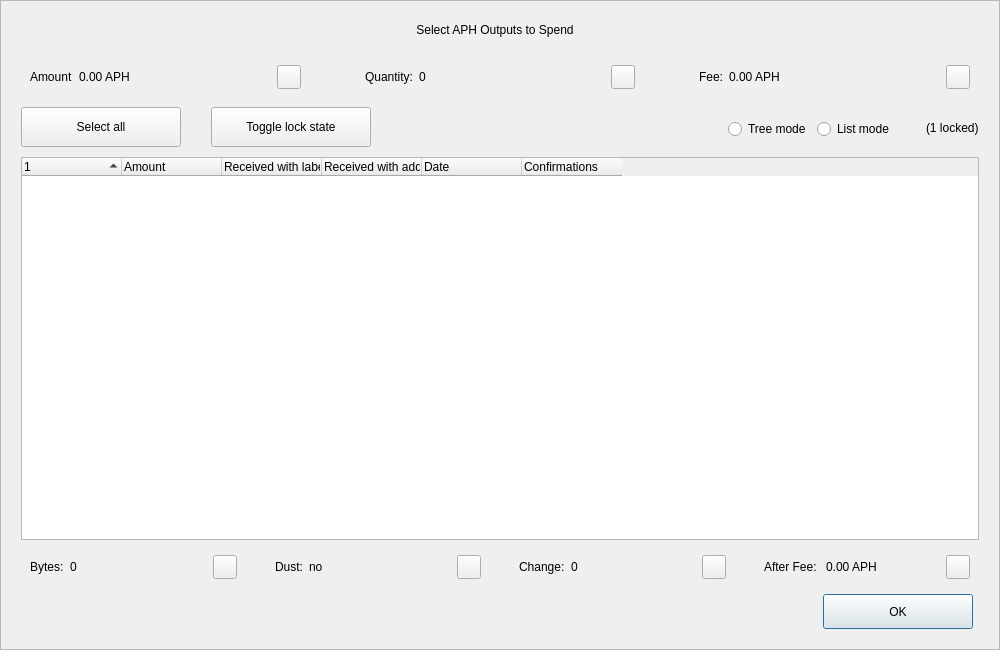
<?xml version="1.0" encoding="UTF-8"?>
<ui version="4.0">
 <class>CoinControlDialog</class>
 <widget class="QDialog" name="CoinControlDialog">
  <property name="geometry">
   <rect>
    <x>0</x>
    <y>0</y>
    <width>1000</width>
    <height>650</height>
   </rect>
  </property>
  <property name="minimumSize">
   <size>
    <width>950</width>
    <height>650</height>
   </size>
  </property>
  <property name="windowTitle">
   <string>Coin Selection</string>
  </property>
  <property name="styleSheet">
   <string notr="true"/>
  </property>
  <layout class="QVBoxLayout" name="verticalLayout">
   <property name="spacing">
    <number>0</number>
   </property>
   <property name="leftMargin">
    <number>0</number>
   </property>
   <property name="topMargin">
    <number>0</number>
   </property>
   <property name="rightMargin">
    <number>0</number>
   </property>
   <property name="bottomMargin">
    <number>0</number>
   </property>
   <item>
    <widget class="QFrame" name="frameContainer">
     <property name="toolTipDuration">
      <number>0</number>
     </property>
     <property name="frameShape">
      <enum>QFrame::StyledPanel</enum>
     </property>
     <property name="frameShadow">
      <enum>QFrame::Raised</enum>
     </property>
     <layout class="QVBoxLayout" name="verticalLayout_2">
      <property name="leftMargin">
       <number>0</number>
      </property>
      <property name="rightMargin">
       <number>0</number>
      </property>
      <property name="bottomMargin">
       <number>20</number>
      </property>
      <item>
       <layout class="QHBoxLayout" name="horizontalLayout_12">
        <property name="spacing">
         <number>0</number>
        </property>
        <property name="leftMargin">
         <number>20</number>
        </property>
        <property name="rightMargin">
         <number>30</number>
        </property>
        <item>
         <spacer name="horizontalSpacer_4">
          <property name="orientation">
           <enum>Qt::Horizontal</enum>
          </property>
          <property name="sizeHint" stdset="0">
           <size>
            <width>40</width>
            <height>20</height>
           </size>
          </property>
         </spacer>
        </item>
        <item>
         <widget class="QLabel" name="labelTitle">
          <property name="minimumSize">
           <size>
            <width>0</width>
            <height>40</height>
           </size>
          </property>
          <property name="maximumSize">
           <size>
            <width>16777215</width>
            <height>40</height>
           </size>
          </property>
          <property name="text">
           <string>Select APH Outputs to Spend</string>
          </property>
          <property name="alignment">
           <set>Qt::AlignCenter</set>
          </property>
          <property name="margin">
           <number>7</number>
          </property>
         </widget>
        </item>
        <item>
         <spacer name="horizontalSpacer_5">
          <property name="orientation">
           <enum>Qt::Horizontal</enum>
          </property>
          <property name="sizeHint" stdset="0">
           <size>
            <width>40</width>
            <height>20</height>
           </size>
          </property>
         </spacer>
        </item>
       </layout>
      </item>
      <item>
       <layout class="QHBoxLayout" name="horizontalLayout_8">
        <property name="leftMargin">
         <number>20</number>
        </property>
        <property name="rightMargin">
         <number>20</number>
        </property>
        <item>
         <widget class="QWidget" name="layoutAmount" native="true">
          <layout class="QHBoxLayout" name="horizontalLayout_9" stretch="0,1,0">
           <item>
            <widget class="QLabel" name="labelCoinControlAmountText">
             <property name="text">
              <string>Amount</string>
             </property>
            </widget>
           </item>
           <item>
            <widget class="QLabel" name="labelCoinControlAmount">
             <property name="text">
              <string>0.00 APH</string>
             </property>
            </widget>
           </item>
           <item alignment="Qt::AlignHCenter|Qt::AlignVCenter">
            <widget class="QPushButton" name="pushButtonAmount">
             <property name="minimumSize">
              <size>
               <width>0</width>
               <height>24</height>
              </size>
             </property>
             <property name="maximumSize">
              <size>
               <width>24</width>
               <height>26</height>
              </size>
             </property>
             <property name="focusPolicy">
              <enum>Qt::NoFocus</enum>
             </property>
             <property name="styleSheet">
              <string notr="true">padding-bottom:2px;
padding-right:4px;</string>
             </property>
             <property name="text">
              <string/>
             </property>
            </widget>
           </item>
          </layout>
         </widget>
        </item>
        <item>
         <spacer name="horizontalSpacer_2">
          <property name="orientation">
           <enum>Qt::Horizontal</enum>
          </property>
          <property name="sizeType">
           <enum>QSizePolicy::Fixed</enum>
          </property>
          <property name="sizeHint" stdset="0">
           <size>
            <width>40</width>
            <height>20</height>
           </size>
          </property>
         </spacer>
        </item>
        <item>
         <widget class="QWidget" name="layoutQuantity" native="true">
          <layout class="QHBoxLayout" name="horizontalLayout_10" stretch="0,1,0">
           <item>
            <widget class="QLabel" name="labelCoinControlQuantityText">
             <property name="text">
              <string>Quantity:</string>
             </property>
            </widget>
           </item>
           <item>
            <widget class="QLabel" name="labelCoinControlQuantity">
             <property name="text">
              <string>0</string>
             </property>
            </widget>
           </item>
           <item alignment="Qt::AlignHCenter|Qt::AlignVCenter">
            <widget class="QPushButton" name="pushButtonQuantity">
             <property name="minimumSize">
              <size>
               <width>0</width>
               <height>24</height>
              </size>
             </property>
             <property name="maximumSize">
              <size>
               <width>24</width>
               <height>26</height>
              </size>
             </property>
             <property name="focusPolicy">
              <enum>Qt::NoFocus</enum>
             </property>
             <property name="styleSheet">
              <string notr="true">padding-bottom:2px;
               padding-right:4px;</string>
             </property>
             <property name="text">
              <string/>
             </property>
            </widget>
           </item>
          </layout>
         </widget>
        </item>
        <item>
         <spacer name="horizontalSpacer_22">
          <property name="orientation">
           <enum>Qt::Horizontal</enum>
          </property>
          <property name="sizeType">
           <enum>QSizePolicy::Fixed</enum>
          </property>
          <property name="sizeHint" stdset="0">
           <size>
            <width>40</width>
            <height>20</height>
           </size>
          </property>
         </spacer>
        </item>
        <item>
         <widget class="QWidget" name="layoutFee" native="true">
          <layout class="QHBoxLayout" name="horizontalLayout_11" stretch="0,1,0">
           <item>
            <widget class="QLabel" name="labelCoinControlFeeText">
             <property name="text">
              <string>Fee:</string>
             </property>
            </widget>
           </item>
           <item>
            <widget class="QLabel" name="labelCoinControlFee">
             <property name="text">
              <string>0.00 APH</string>
             </property>
            </widget>
           </item>
           <item alignment="Qt::AlignHCenter|Qt::AlignVCenter">
            <widget class="QPushButton" name="pushButtonFee">
             <property name="minimumSize">
              <size>
               <width>0</width>
               <height>24</height>
              </size>
             </property>
             <property name="maximumSize">
              <size>
               <width>24</width>
               <height>26</height>
              </size>
             </property>
             <property name="focusPolicy">
              <enum>Qt::NoFocus</enum>
             </property>
             <property name="styleSheet">
              <string notr="true">padding-bottom:2px;
               padding-right:4px;</string>
             </property>
             <property name="text">
              <string/>
             </property>
            </widget>
           </item>
          </layout>
         </widget>
        </item>
       </layout>
      </item>
      <item>
       <widget class="QFrame" name="frame">
        <property name="minimumSize">
         <size>
          <width>0</width>
          <height>40</height>
         </size>
        </property>
        <property name="styleSheet">
         <string notr="true">#frame {
	border:0;
}</string>
        </property>
        <property name="frameShape">
         <enum>QFrame::StyledPanel</enum>
        </property>
        <property name="frameShadow">
         <enum>QFrame::Sunken</enum>
        </property>
        <layout class="QHBoxLayout" name="horizontalLayout">
         <property name="spacing">
          <number>0</number>
         </property>
         <property name="leftMargin">
          <number>20</number>
         </property>
         <property name="topMargin">
          <number>0</number>
         </property>
         <property name="rightMargin">
          <number>20</number>
         </property>
         <property name="bottomMargin">
          <number>0</number>
         </property>
         <item>
          <layout class="QHBoxLayout" name="horizontalLayoutPanel" stretch="0,0,0,0,0,0">
           <property name="spacing">
            <number>20</number>
           </property>
           <item>
            <widget class="QPushButton" name="pushButtonSelectAll">
             <property name="sizePolicy">
              <sizepolicy hsizetype="Maximum" vsizetype="Fixed">
               <horstretch>0</horstretch>
               <verstretch>0</verstretch>
              </sizepolicy>
             </property>
             <property name="minimumSize">
              <size>
               <width>160</width>
               <height>40</height>
              </size>
             </property>
             <property name="maximumSize">
              <size>
               <width>16777215</width>
               <height>40</height>
              </size>
             </property>
             <property name="text">
              <string>Select all</string>
             </property>
             <property name="checkable">
              <bool>true</bool>
             </property>
             <property name="checked">
              <bool>false</bool>
             </property>
             <property name="autoExclusive">
              <bool>false</bool>
             </property>
             <property name="autoDefault">
              <bool>false</bool>
             </property>
            </widget>
           </item>
           <item>
            <spacer name="horizontalSpacer_6">
             <property name="orientation">
              <enum>Qt::Horizontal</enum>
             </property>
             <property name="sizeType">
              <enum>QSizePolicy::Fixed</enum>
             </property>
             <property name="sizeHint" stdset="0">
              <size>
               <width>10</width>
               <height>20</height>
              </size>
             </property>
            </spacer>
           </item>
           <item>
            <widget class="QPushButton" name="pushButtonToggleLock">
             <property name="sizePolicy">
              <sizepolicy hsizetype="Maximum" vsizetype="Fixed">
               <horstretch>0</horstretch>
               <verstretch>0</verstretch>
              </sizepolicy>
             </property>
             <property name="minimumSize">
              <size>
               <width>160</width>
               <height>40</height>
              </size>
             </property>
             <property name="maximumSize">
              <size>
               <width>16777215</width>
               <height>40</height>
              </size>
             </property>
             <property name="text">
              <string>Toggle lock state</string>
             </property>
             <property name="checkable">
              <bool>true</bool>
             </property>
             <property name="autoExclusive">
              <bool>false</bool>
             </property>
             <property name="autoDefault">
              <bool>false</bool>
             </property>
            </widget>
           </item>
           <item>
            <spacer name="horizontalSpacer_7">
             <property name="orientation">
              <enum>Qt::Horizontal</enum>
             </property>
             <property name="sizeType">
              <enum>QSizePolicy::Expanding</enum>
             </property>
             <property name="sizeHint" stdset="0">
              <size>
               <width>30</width>
               <height>20</height>
              </size>
             </property>
            </spacer>
           </item>
           <item alignment="Qt::AlignRight">
            <widget class="QGroupBox" name="groupBox_2">
             <property name="styleSheet">
              <string notr="true">#groupBox_2 {
    background-color:transparent;
    border-radius:0;
}</string>
             </property>
             <property name="title">
              <string/>
             </property>
             <layout class="QHBoxLayout" name="horizontalLayout_14">
              <item>
               <widget class="QRadioButton" name="radioTreeMode">
                <property name="sizePolicy">
                 <sizepolicy hsizetype="Maximum" vsizetype="Fixed">
                  <horstretch>0</horstretch>
                  <verstretch>0</verstretch>
                 </sizepolicy>
                </property>
                <property name="text">
                 <string>Tree mode</string>
                </property>
               </widget>
              </item>
              <item>
               <widget class="QRadioButton" name="radioListMode">
                <property name="sizePolicy">
                 <sizepolicy hsizetype="Maximum" vsizetype="Fixed">
                  <horstretch>0</horstretch>
                  <verstretch>0</verstretch>
                 </sizepolicy>
                </property>
                <property name="text">
                 <string>List mode</string>
                </property>
                <property name="checked">
                 <bool>false</bool>
                </property>
               </widget>
              </item>
             </layout>
            </widget>
           </item>
           <item>
            <widget class="QLabel" name="labelLocked">
             <property name="text">
              <string>(1 locked)</string>
             </property>
            </widget>
           </item>
          </layout>
         </item>
        </layout>
       </widget>
      </item>
      <item>
       <layout class="QHBoxLayout" name="horizontalLayout_13">
        <property name="leftMargin">
         <number>20</number>
        </property>
        <property name="rightMargin">
         <number>20</number>
        </property>
        <item>
         <widget class="CoinControlTreeWidget" name="treeWidget">
          <property name="contextMenuPolicy">
           <enum>Qt::CustomContextMenu</enum>
          </property>
          <property name="styleSheet">
           <string notr="true"/>
          </property>
          <property name="sortingEnabled">
           <bool>false</bool>
          </property>
          <property name="columnCount">
           <number>6</number>
          </property>
          <attribute name="headerShowSortIndicator" stdset="0">
           <bool>true</bool>
          </attribute>
          <attribute name="headerStretchLastSection">
           <bool>false</bool>
          </attribute>
          <column>
           <property name="text">
            <string/>
           </property>
          </column>
          <column>
           <property name="text">
            <string>Amount</string>
           </property>
          </column>
          <column>
           <property name="text">
            <string>Received with label</string>
           </property>
          </column>
          <column>
           <property name="text">
            <string>Received with address</string>
           </property>
          </column>
          <column>
           <property name="text">
            <string>Date</string>
           </property>
          </column>
          <column>
           <property name="text">
            <string>Confirmations</string>
           </property>
           <property name="toolTip">
            <string>Confirmed</string>
           </property>
          </column>
         </widget>
        </item>
       </layout>
      </item>
      <item>
       <layout class="QHBoxLayout" name="horizontalLayout_3">
        <property name="spacing">
         <number>20</number>
        </property>
        <property name="leftMargin">
         <number>20</number>
        </property>
        <property name="rightMargin">
         <number>20</number>
        </property>
        <item>
         <widget class="QWidget" name="layoutBytes" native="true">
          <layout class="QHBoxLayout" name="horizontalLayout_4" stretch="0,1,0">
           <item>
            <widget class="QLabel" name="labelCoinControlBytesText">
             <property name="text">
              <string>Bytes:</string>
             </property>
            </widget>
           </item>
           <item>
            <widget class="QLabel" name="labelCoinControlBytes">
             <property name="text">
              <string>0</string>
             </property>
            </widget>
           </item>
           <item alignment="Qt::AlignHCenter|Qt::AlignVCenter">
            <widget class="QPushButton" name="pushButtonBytes">
             <property name="minimumSize">
              <size>
               <width>0</width>
               <height>24</height>
              </size>
             </property>
             <property name="maximumSize">
              <size>
               <width>24</width>
               <height>26</height>
              </size>
             </property>
             <property name="focusPolicy">
              <enum>Qt::NoFocus</enum>
             </property>
             <property name="styleSheet">
              <string notr="true">padding-bottom:2px;
               padding-right:4px;</string>
             </property>
             <property name="text">
              <string/>
             </property>
            </widget>
           </item>
          </layout>
         </widget>
        </item>
        <item>
         <widget class="QWidget" name="layoutDust" native="true">
          <layout class="QHBoxLayout" name="horizontalLayout_5" stretch="0,1,0">
           <item>
            <widget class="QLabel" name="labelCoinControlLowOutputText">
             <property name="text">
              <string>Dust:</string>
             </property>
            </widget>
           </item>
           <item>
            <widget class="QLabel" name="labelCoinControlLowOutput">
             <property name="text">
              <string>no</string>
             </property>
            </widget>
           </item>
           <item alignment="Qt::AlignHCenter|Qt::AlignVCenter">
            <widget class="QPushButton" name="pushButtonDust">
             <property name="minimumSize">
              <size>
               <width>0</width>
               <height>24</height>
              </size>
             </property>
             <property name="maximumSize">
              <size>
               <width>24</width>
               <height>26</height>
              </size>
             </property>
             <property name="focusPolicy">
              <enum>Qt::NoFocus</enum>
             </property>
             <property name="styleSheet">
              <string notr="true">padding-bottom:2px;
               padding-right:4px;</string>
             </property>
             <property name="text">
              <string/>
             </property>
            </widget>
           </item>
          </layout>
         </widget>
        </item>
        <item>
         <widget class="QWidget" name="layoutChange" native="true">
          <layout class="QHBoxLayout" name="horizontalLayout_6" stretch="0,1,0">
           <item>
            <widget class="QLabel" name="labelCoinControlChangeText">
             <property name="text">
              <string>Change:</string>
             </property>
            </widget>
           </item>
           <item>
            <widget class="QLabel" name="labelCoinControlChange">
             <property name="text">
              <string>0</string>
             </property>
            </widget>
           </item>
           <item alignment="Qt::AlignHCenter|Qt::AlignVCenter">
            <widget class="QPushButton" name="pushButtonChange">
             <property name="minimumSize">
              <size>
               <width>0</width>
               <height>24</height>
              </size>
             </property>
             <property name="maximumSize">
              <size>
               <width>24</width>
               <height>26</height>
              </size>
             </property>
             <property name="focusPolicy">
              <enum>Qt::NoFocus</enum>
             </property>
             <property name="styleSheet">
              <string notr="true">padding-bottom:2px;
               padding-right:4px;</string>
             </property>
             <property name="text">
              <string/>
             </property>
            </widget>
           </item>
          </layout>
         </widget>
        </item>
        <item>
         <widget class="QWidget" name="layoutAfter" native="true">
          <layout class="QHBoxLayout" name="horizontalLayout_7" stretch="0,1,0">
           <item>
            <widget class="QLabel" name="labelCoinControlAfterFeeText">
             <property name="text">
              <string>After Fee: </string>
             </property>
            </widget>
           </item>
           <item>
            <widget class="QLabel" name="labelCoinControlAfterFee">
             <property name="text">
              <string>0.00 APH</string>
             </property>
            </widget>
           </item>
           <item alignment="Qt::AlignHCenter|Qt::AlignVCenter">
            <widget class="QPushButton" name="pushButtonAlterFee">
             <property name="minimumSize">
              <size>
               <width>0</width>
               <height>24</height>
              </size>
             </property>
             <property name="maximumSize">
              <size>
               <width>24</width>
               <height>26</height>
              </size>
             </property>
             <property name="focusPolicy">
              <enum>Qt::NoFocus</enum>
             </property>
             <property name="styleSheet">
              <string notr="true">padding-bottom:2px;
               padding-right:4px;</string>
             </property>
             <property name="text">
              <string/>
             </property>
            </widget>
           </item>
          </layout>
         </widget>
        </item>
       </layout>
      </item>
      <item>
       <layout class="QHBoxLayout" name="horizontalLayout_2">
        <property name="spacing">
         <number>0</number>
        </property>
        <property name="leftMargin">
         <number>20</number>
        </property>
        <property name="rightMargin">
         <number>26</number>
        </property>
        <item>
         <spacer name="horizontalSpacer_3">
          <property name="orientation">
           <enum>Qt::Horizontal</enum>
          </property>
          <property name="sizeHint" stdset="0">
           <size>
            <width>558</width>
            <height>20</height>
           </size>
          </property>
         </spacer>
        </item>
        <item>
         <widget class="QPushButton" name="pushButtonOk">
          <property name="minimumSize">
           <size>
            <width>150</width>
            <height>35</height>
           </size>
          </property>
          <property name="text">
           <string>OK</string>
          </property>
         </widget>
        </item>
       </layout>
      </item>
     </layout>
    </widget>
   </item>
  </layout>
 </widget>
 <customwidgets>
  <customwidget>
   <class>CoinControlTreeWidget</class>
   <extends>QTreeWidget</extends>
   <header>coincontroltreewidget.h</header>
  </customwidget>
 </customwidgets>
 <resources/>
 <connections/>
</ui>
